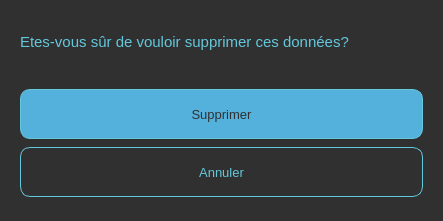
<?xml version="1.0" encoding="UTF-8"?>
<ui version="4.0">
 <class>Dialog</class>
 <widget class="QDialog" name="Dialog">
  <property name="geometry">
   <rect>
    <x>0</x>
    <y>0</y>
    <width>443</width>
    <height>221</height>
   </rect>
  </property>
  <property name="minimumSize">
   <size>
    <width>443</width>
    <height>221</height>
   </size>
  </property>
  <property name="maximumSize">
   <size>
    <width>443</width>
    <height>221</height>
   </size>
  </property>
  <property name="windowTitle">
   <string>Dialog</string>
  </property>
  <property name="styleSheet">
   <string notr="true">border-radius:10px; 
background-color:#303030;
</string>
  </property>
  <layout class="QVBoxLayout" name="verticalLayout_3">
   <item>
    <widget class="QFrame" name="frame_2">
     <property name="minimumSize">
      <size>
       <width>421</width>
       <height>61</height>
      </size>
     </property>
     <property name="maximumSize">
      <size>
       <width>421</width>
       <height>61</height>
      </size>
     </property>
     <property name="frameShape">
      <enum>QFrame::StyledPanel</enum>
     </property>
     <property name="frameShadow">
      <enum>QFrame::Raised</enum>
     </property>
     <layout class="QVBoxLayout" name="verticalLayout_2">
      <item>
       <widget class="QLabel" name="label">
        <property name="font">
         <font>
          <pointsize>11</pointsize>
         </font>
        </property>
        <property name="styleSheet">
         <string notr="true">color: #63C8DC;</string>
        </property>
        <property name="text">
         <string>Etes-vous sûr de vouloir supprimer ces données?</string>
        </property>
       </widget>
      </item>
     </layout>
    </widget>
   </item>
   <item>
    <widget class="QFrame" name="frame">
     <property name="minimumSize">
      <size>
       <width>421</width>
       <height>131</height>
      </size>
     </property>
     <property name="maximumSize">
      <size>
       <width>421</width>
       <height>131</height>
      </size>
     </property>
     <property name="frameShape">
      <enum>QFrame::StyledPanel</enum>
     </property>
     <property name="frameShadow">
      <enum>QFrame::Raised</enum>
     </property>
     <layout class="QVBoxLayout" name="verticalLayout">
      <item>
       <widget class="QPushButton" name="supBtn">
        <property name="minimumSize">
         <size>
          <width>120</width>
          <height>50</height>
         </size>
        </property>
        <property name="maximumSize">
         <size>
          <width>16777215</width>
          <height>16777215</height>
         </size>
        </property>
        <property name="font">
         <font>
          <pointsize>10</pointsize>
         </font>
        </property>
        <property name="styleSheet">
         <string notr="true">
QPushButton {
color: rgb(48, 48, 48);
	background-color: rgb(83, 177, 220);
border-radius:10px;
border: 1px solid #63C8DC;
}
</string>
        </property>
        <property name="text">
         <string>Supprimer</string>
        </property>
       </widget>
      </item>
      <item>
       <widget class="QPushButton" name="cancelBtn">
        <property name="minimumSize">
         <size>
          <width>120</width>
          <height>50</height>
         </size>
        </property>
        <property name="maximumSize">
         <size>
          <width>16777215</width>
          <height>16777215</height>
         </size>
        </property>
        <property name="font">
         <font>
          <pointsize>10</pointsize>
         </font>
        </property>
        <property name="styleSheet">
         <string notr="true">QPushButton {
color: #63C8DC;
background-color: #303030;
border-radius:10px;
border: 1px solid #63C8DC;
}
</string>
        </property>
        <property name="text">
         <string>Annuler</string>
        </property>
       </widget>
      </item>
     </layout>
    </widget>
   </item>
  </layout>
 </widget>
 <resources/>
 <connections/>
</ui>
